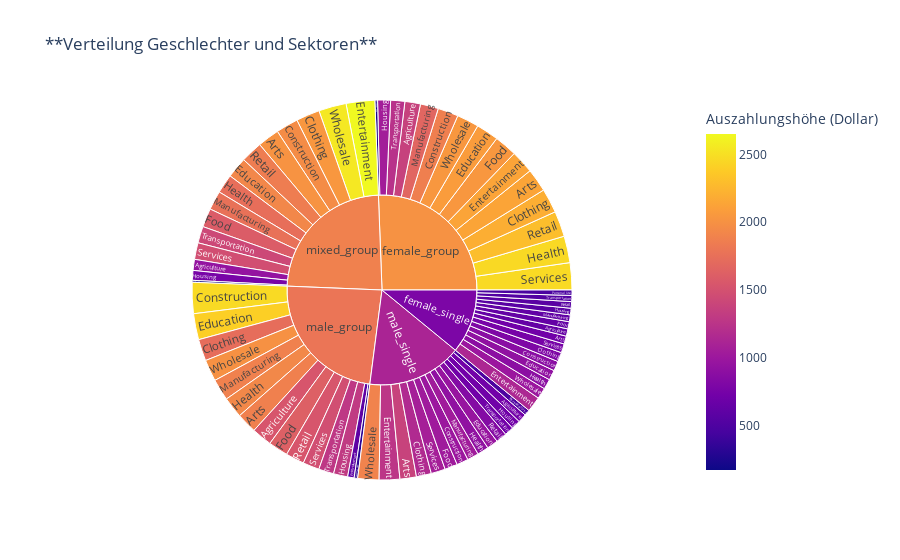

Here is the notebook cell this chart was saved with:
### Code cell
# Anzeige aller Projekte in den USA von Männern oder Männergruppen
fig = px.sunburst(df_gender_sector, path=['gender', 'sector'], values='loan_amount',
                  color='funded_amount', title= '**Verteilung Geschlechter und Sektoren**',
                 labels= {'funded_amount': 'Auszahlungshöhe (Dollar)'})  
fig.show()

### Figure 1 — Plotly figure (JSON) as saved in the notebook; plotly's stock layout.template omitted (floating-point values rounded to 4 significant figures)
{"data": [{"branchvalues": "total", "customdata": [[1370.0], [646.8], [1536.0], [727.4], [946.2], [2135.0], [719.5], [1877.0], [1380.0], [2013.0], [2198.0], [805.4], [1732.0], [1166.0], [2043.0], [1868.0], [872.4], [2468.0], [995.2], [1963.0], [2077.0], [918.9], [2404.0], [965.3], [1927.0], [2133.0], [1136.0], [600], [1266.0], [2650], [2042.0], [636.3], [1621.0], [1027.0], [1594.0], [2460.0], [891.2], [1933.0], [920.7], [1740.0], [1054.0], [568.4], [1307.0], [716.8], [764.7], [1668.0], [622.0], [1884.0], [1036.0], [1762.0], [241.4], [474.0], [323.5], [488.7], [175.1], [2295.0], [566.2], [1535.0], [844.7], [1852.0], [2470.0], [755.8], [1482.0], [1072.0], [1475.0], [1233.0], [533.7], [1288.0], [721.7], [1423.0], [2040.0], [993.8], [2000], [1896.0], [2550], [2003.0], [793.6], [1796.0], [1113.0], [1881.0]], "domain": {"x": [0, 1], "y": [0, 1]}, "hovertemplate": "labels=%{label}<br>loan_amount=%{value}<br>parent=%{parent}<br>id=%{id}<br>Auszahlungshöhe (Dollar)=%{color}<extra></extra>", "ids": ["female_group/Agriculture", "female_single/Agriculture", "male_group/Agriculture", "male_single/Agriculture", "mixed_group/Agriculture", "female_group/Arts", "female_single/Arts", "male_group/Arts", "male_single/Arts", "mixed_group/Arts", "female_group/Clothing", "female_single/Clothing", "male_group/Clothing", "male_single/Clothing", "mixed_group/Clothing", "female_group/Construction", "female_single/Construction", "male_group/Construction", "male_single/Construction", "mixed_group/Construction", "female_group/Education", "female_single/Education", "male_group/Education", "male_single/Education", "mixed_group/Education", "female_group/Entertainment", "female_single/Entertainment", "male_group/Entertainment", "male_single/Entertainment", "mixed_group/Entertainment", "female_group/Food", "female_single/Food", "male_group/Food", "male_single/Food", "mixed_group/Food", "female_group/Health", "female_single/Health", "male_group/Health", "male_single/Health", "mixed_group/Health", "female_group/Housing", "female_single/Housing", "male_group/Housing", "male_single/Housing", "mixed_group/Housing", "female_group/Manufacturing", "female_single/Manufacturing", "male_group/Manufacturing", "male_single/Manufacturing", "mixed_group/Manufacturing", "female_group/Personal Use", "female_single/Personal Use", "male_group/Personal Use", "male_single/Personal Use", "mixed_group/Personal Use", "female_group/Retail", "female_single/Retail", "male_group/Retail", "male_single/Retail", "mixed_group/Retail", "female_group/Services", "female_single/Services", "male_group/Services", "male_single/Services", "mixed_group/Services", "female_group/Transportation", "female_single/Transportation", "male_group/Transportation", "male_single/Transportation", "mixed_group/Transportation", "female_group/Wholesale", "female_single/Wholesale", "male_group/Wholesale", "male_single/Wholesale", "mixed_group/Wholesale", "female_group", "female_single", "male_group", "male_single", "mixed_group"], "labels": ["Agriculture", "Agriculture", "Agriculture", "Agriculture", "Agriculture", "Arts", "Arts", "Arts", "Arts", "Arts", "Clothing", "Clothing", "Clothing", "Clothing", "Clothing", "Construction", "Construction", "Construction", "Construction", "Construction", "Education", "Education", "Education", "Education", "Education", "Entertainment", "Entertainment", "Entertainment", "Entertainment", "Entertainment", "Food", "Food", "Food", "Food", "Food", "Health", "Health", "Health", "Health", "Health", "Housing", "Housing", "Housing", "Housing", "Housing", "Manufacturing", "Manufacturing", "Manufacturing", "Manufacturing", "Manufacturing", "Personal Use", "Personal Use", "Personal Use", "Personal Use", "Personal Use", "Retail", "Retail", "Retail", "Retail", "Retail", "Services", "Services", "Services", "Services", "Services", "Transportation", "Transportation", "Transportation", "Transportation", "Transportation", "Wholesale", "Wholesale", "Wholesale", "Wholesale", "Wholesale", "female_group", "female_single", "male_group", "male_single", "mixed_group"], "marker": {"coloraxis": "coloraxis", "colors": [1370.0, 646.8, 1536.0, 727.4, 946.2, 2135.0, 719.5, 1877.0, 1380.0, 2013.0, 2198.0, 805.4, 1732.0, 1166.0, 2043.0, 1868.0, 872.4, 2468.0, 995.2, 1963.0, 2077.0, 918.9, 2404.0, 965.3, 1927.0, 2133.0, 1136.0, 600, 1266.0, 2650, 2042.0, 636.3, 1621.0, 1027.0, 1594.0, 2460.0, 891.2, 1933.0, 920.7, 1740.0, 1054.0, 568.4, 1307.0, 716.8, 764.7, 1668.0, 622.0, 1884.0, 1036.0, 1762.0, 241.4, 474.0, 323.5, 488.7, 175.1, 2295.0, 566.2, 1535.0, 844.7, 1852.0, 2470.0, 755.8, 1482.0, 1072.0, 1475.0, 1233.0, 533.7, 1288.0, 721.7, 1423.0, 2040.0, 993.8, 2000, 1896.0, 2550, 2003.0, 793.6, 1796.0, 1113.0, 1881.0]}, "name": "", "parents": ["female_group", "female_single", "male_group", "male_single", "mixed_group", "female_group", "female_single", "male_group", "male_single", "mixed_group", "female_group", "female_single", "male_group", "male_single", "mixed_group", "female_group", "female_single", "male_group", "male_single", "mixed_group", "female_group", "female_single", "male_group", "male_single", "mixed_group", "female_group", "female_single", "male_group", "male_single", "mixed_group", "female_group", "female_single", "male_group", "male_single", "mixed_group", "female_group", "female_single", "male_group", "male_single", "mixed_group", "female_group", "female_single", "male_group", "male_single", "mixed_group", "female_group", "female_single", "male_group", "male_single", "mixed_group", "female_group", "female_single", "male_group", "male_single", "mixed_group", "female_group", "female_single", "male_group", "male_single", "mixed_group", "female_group", "female_single", "male_group", "male_single", "mixed_group", "female_group", "female_single", "male_group", "male_single", "mixed_group", "female_group", "female_single", "male_group", "male_single", "mixed_group", "", "", "", "", ""], "type": "sunburst", "values": [1437.0, 675.5, 1872.0, 808.1, 1016.0, 2147.0, 739.9, 1877.0, 1525.0, 2013.0, 2250.0, 866.8, 2000.0, 1382.0, 2184.0, 1895.0, 899.2, 2880.0, 1077.0, 2054.0, 2078.0, 927.8, 2404.0, 1028.0, 1927.0, 2135.0, 1417.0, 600, 1899.0, 2650, 2096.0, 665.3, 1823.0, 1175.0, 1730.0, 2464.0, 938.4, 1933.0, 1053.0, 1766.0, 1194.0, 608.0, 1312.0, 844.2, 906.4, 1671.0, 629.9, 1997.0, 1060.0, 1762.0, 247.3, 494.2, 324.3, 532.1, 178.4, 2366.0, 605.2, 1713.0, 1012.0, 2005.0, 2506.0, 827.5, 1524.0, 1317.0, 1538.0, 1304.0, 566.3, 1400, 846.5, 1540.0, 2040.0, 1020.0, 2000, 1963.0, 2550, 27830.0, 11880.0, 25660.0, 17520.0, 25820.0]}], "layout": {"coloraxis": {"colorbar": {"title": {"text": "Auszahlungshöhe (Dollar)"}}, "colorscale": [[0, "#0d0887"], [0.1111, "#46039f"], [0.2222, "#7201a8"], [0.3333, "#9c179e"], [0.4444, "#bd3786"], [0.5556, "#d8576b"], [0.6667, "#ed7953"], [0.7778, "#fb9f3a"], [0.8889, "#fdca26"], [1, "#f0f921"]]}, "legend": {"tracegroupgap": 0}, "title": {"text": "**Verteilung Geschlechter und Sektoren**"}}}
